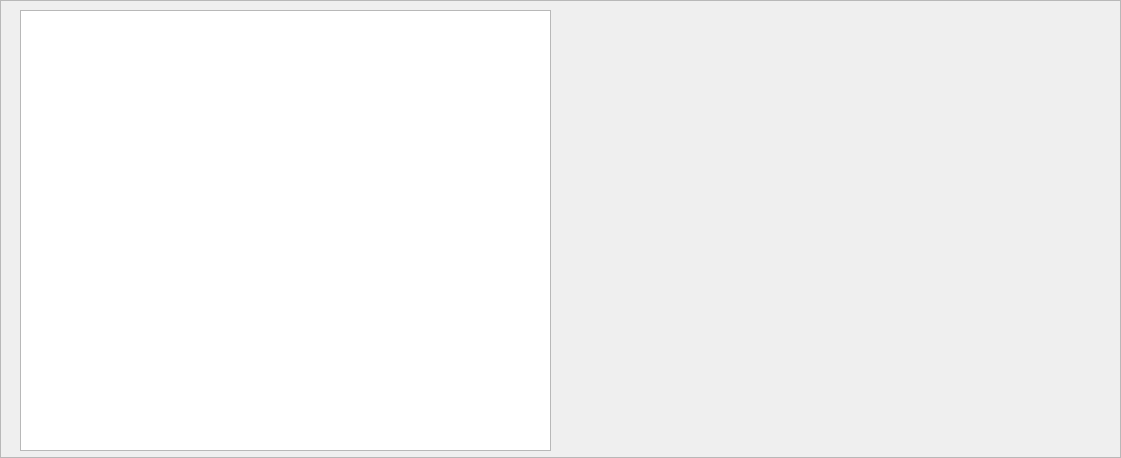
<?xml version="1.0" encoding="UTF-8"?>
<ui version="4.0">
 <class>Usuarios</class>
 <widget class="QFrame" name="Usuarios">
  <property name="geometry">
   <rect>
    <x>0</x>
    <y>0</y>
    <width>1121</width>
    <height>458</height>
   </rect>
  </property>
  <property name="windowTitle">
   <string>Frame</string>
  </property>
  <property name="frameShape">
   <enum>QFrame::StyledPanel</enum>
  </property>
  <property name="frameShadow">
   <enum>QFrame::Raised</enum>
  </property>
  <widget class="QListWidget" name="listWidget">
   <property name="geometry">
    <rect>
     <x>20</x>
     <y>10</y>
     <width>531</width>
     <height>441</height>
    </rect>
   </property>
  </widget>
 </widget>
 <resources/>
 <connections/>
</ui>
